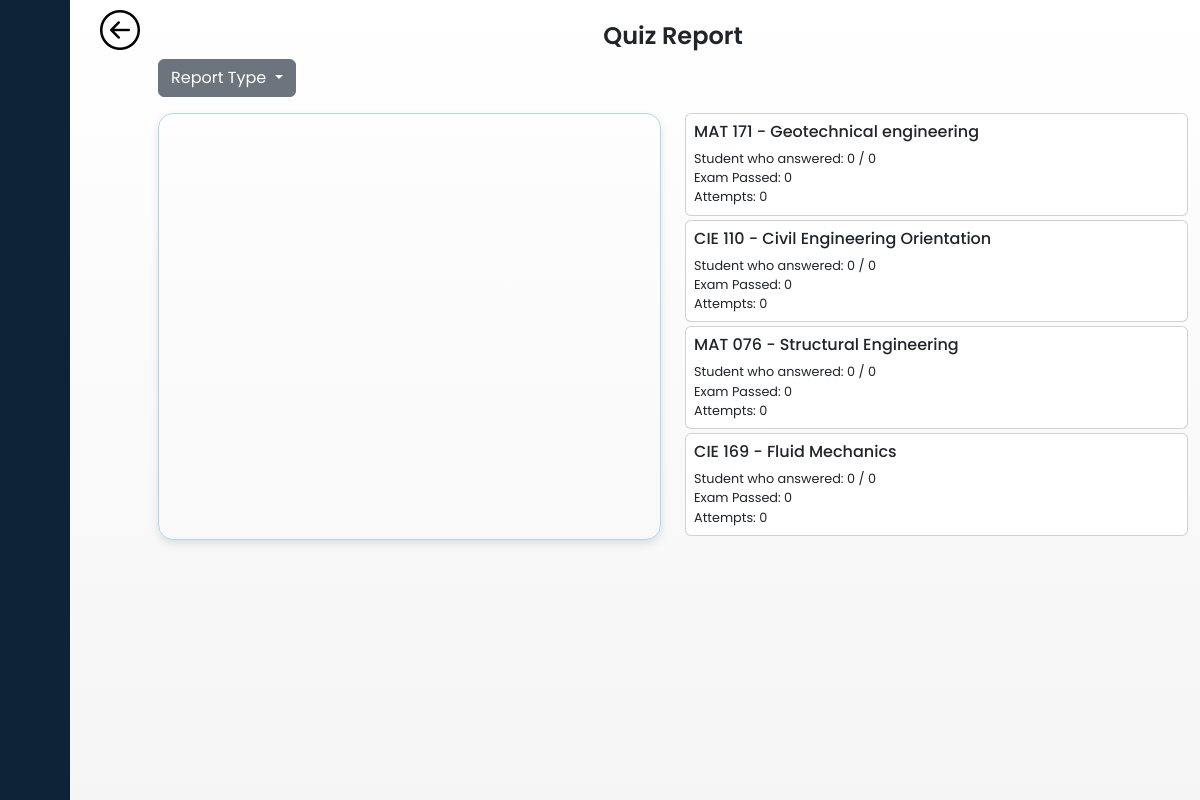
Screenshot of /head/quiz_results.php (signed in) with the database file from the repository.
### tables this page shows
CREATE TABLE `tbl_course` (
  `course_id` int(11) NOT NULL,
  `program_id` int(11) NOT NULL,
  `user_id` int(11) NOT NULL,
  `course_code` varchar(20) NOT NULL,
  `course_name` varchar(30) NOT NULL,
  `course_status` tinyint(1) NOT NULL
);

### head/quiz_results.php (the view, shortened to what this page needs)
<?php
require '../api/db-connect.php';
if (isset($_SESSION['program_id'])) {
    $program_id = $_SESSION['program_id'];
    $sql = "SELECT
                    c.course_id,
                    c.course_code,
                    c.course_name,
                    r.module_id,
                    COALESCE(passed_attempts, 0) AS passed_attempts,
                    COALESCE(failed_attempts, 0) AS failed_attempts
                FROM
                    tbl_course c
                LEFT JOIN
                    (SELECT
                        course_id,
                        module_id,
                        COUNT(CASE WHEN result_status = 1 THEN 1 END) AS passed_attempts,
                        COUNT(CASE WHEN result_status = 0 THEN 1 END) AS failed_attempts
                    FROM tbl_result
                    WHERE quiz_type = 3
                    GROUP BY course_id, module_id) r
                ON c.course_id = r.course_id
                WHERE
                    c.program_id = :program_id";
    $result = $conn->prepare($sql);
    $result->bindParam(':program_id', $program_id, PDO::PARAM_INT);
    $result->execute();
    $courses = $result->fetchAll(PDO::FETCH_ASSOC);
} else {
    header("Location: ../index.php");
    exit();
}
?>
<!DOCTYPE html>
<html lang="en">
<head>
    <link href="https://cdn.lineicons.com/4.0/lineicons.css" rel="stylesheet" />
    <link href="https://cdn.jsdelivr.net/npm/bootstrap@5.3.0-alpha3/dist/css/bootstrap.min.css" rel="stylesheet">
    <link rel="stylesheet" href="style.css" type="text/css">
</head>
<body>
    <div class="wrapper">
        <?php include 'sidebar.php'; ?>
        <?php include 'back.php'; ?>
        <div class="container">
            <div class="row justify-content-center">
                <div class="text-center mt-3">
                    <h1>Quiz Report</h1>
                </div>
                <?php include 'report_dropdown.php'; ?>
                <div class="col-sm">
                    <div id="myChart" style="width:100%; max-width:100%; height:100%;">
                    </div>
                </div>
                <div class="col-sm">
                    <?php if (!empty($courses)) : ?>
                        <?php
                        $uniqueCourses = [];
                        foreach ($courses as $course) {
                            $courseId = $course['course_id'];
                            if (!isset($uniqueCourses[$courseId])) {
                                $uniqueCourses[$courseId] = $course;
                            } else {
                                $uniqueCourses[$courseId]['passed_attempts'] += $course['passed_attempts'];
                                $uniqueCourses[$courseId]['failed_attempts'] += $course['failed_attempts'];
                            }
                        }
                        ?>
                        <?php foreach ($uniqueCourses as $index => $course) : ?>
                            <a href="exam_course_modules.php?course_id=<?php echo $course['course_id']; ?>&user_id=<?php echo $_SESSION['user_id']; ?>&module_id=<?php echo $course['module_id']; ?>">
                                <div class="card subject-<?php echo ($index % 3) + 1; ?> mb-1">
                                    <div class="card-body" style="padding: 0.5rem;">
                                        <h5 class="card-title" style="font-size: 1rem;"><?php echo $course['course_code'] . ' -  ' . $course['course_name']; ?></h5>
                                        <p style="font-size: 0.8rem; margin-bottom: 0;">Student who answered:
                                            <?php
                                            $stmtAnswered = $conn->prepare("SELECT COUNT(DISTINCT stud_id) AS answered FROM tbl_result WHERE course_id = :course_id AND quiz_type = 3");
                                            $stmtAnswered->bindValue(':course_id', $course['course_id']);
                                            if (!$stmtAnswered->execute()) {
                                                echo "Error executing query: " . implode(" ", $stmtAnswered->errorInfo());
                                            } else {
                                                $answeredData = $stmtAnswered->fetch(PDO::FETCH_ASSOC);
                                                $answeredStudents = $answeredData['answered'];
                                                $totalStudents = 0;
                                                echo $answeredStudents . " / " . $totalStudents;
                                            }
                                            ?>
                                        </p>
                                        <p style="font-size: 0.8rem; margin-bottom: 0;">Exam Passed: <?php echo $course['passed_attempts']; ?></p>
                                        <p style="font-size: 0.8rem; margin-bottom: 0;">Attempts: <?php echo $course['failed_attempts'] + $course['passed_attempts']; ?></p>
                                    </div>
                                </div>
                            </a>
                        <?php endforeach; ?>
                    <?php else : ?>
                        <p>No courses found.</p>
                    <?php endif; ?>
                </div>
            </div>
        </div>
    </div>
</body>
</html>

### head/style.css (style rules this page uses)
a { text-decoration: none; }
h1 { font-weight: 600; font-size: 1.5rem; }
body { font-family: 'Poppins', sans-serif; }
.wrapper { display: flex; }
.wrapper { display: flex; height: 100vh; overflow-y: auto; width: 100%; background: linear-gradient(to bottom, rgb(255, 255, 255), rgb(245, 245, 245)); }
.container { margin-top: .5%; margin-bottom: .5%; overflow-y: auto; border-radius: 10px; }
#myChart { border: 1px solid lightblue; padding: 10px; box-sizing: border-box; border-radius: 15px; box-shadow: 0 4px 8px rgba(0, 0, 0, 0.1); }

### rows the page displays
tbl_course: course_code "MAT 171", course_name "Geotechnical engineering", answeredStudents "0", totalStudents "0", passed_attempts "0"
tbl_course: course_code "CIE 110", course_name "Civil Engineering Orientation", answeredStudents "0", totalStudents "0", passed_attempts "0"
tbl_course: course_code "MAT 076", course_name "Structural Engineering", answeredStudents "0", totalStudents "0", passed_attempts "0"
tbl_course: course_code "CIE 169", course_name "Fluid Mechanics", answeredStudents "0", totalStudents "0", passed_attempts "0"
